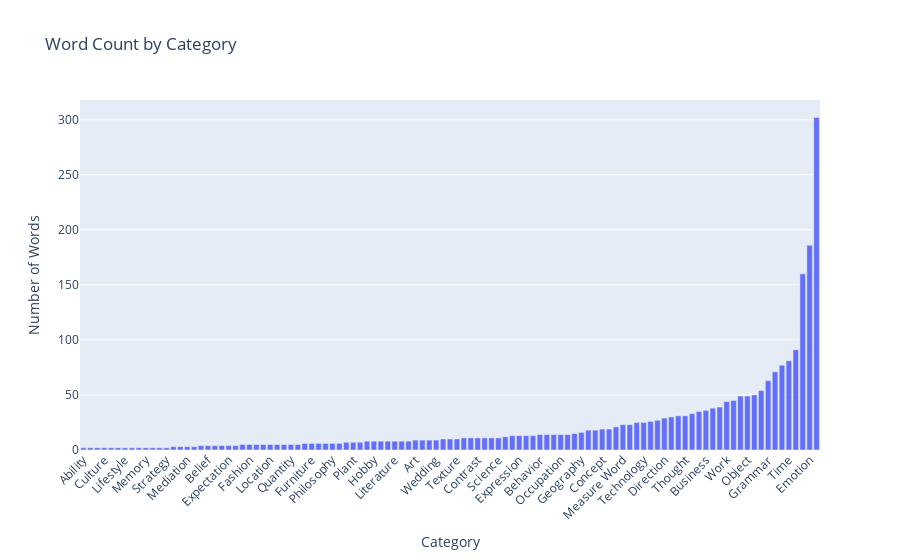

The cell this chart's notebook holds for it:
### Code cell
# Visualize category distribution
category_counts = get_category_counts()
fig = px.bar(category_counts, x='word_category', y='word_count', 
             title='Word Count by Category',
             labels={'word_count': 'Number of Words', 'word_category': 'Category'})
fig.update_layout(xaxis_tickangle=-45)
fig.show()

### Figure 1 — Plotly figure (JSON) as saved in the notebook; plotly's stock layout.template omitted (floating-point values rounded to 4 significant figures)
{"data": [{"alignmentgroup": "True", "hovertemplate": "Category=%{x}<br>Number of Words=%{y}<extra></extra>", "legendgroup": "", "marker": {"color": "#636efa", "pattern": {"shape": ""}}, "name": "", "offsetgroup": "", "orientation": "v", "showlegend": false, "textposition": "auto", "type": "bar", "x": ["Ability", "Agriculture", "Classroom", "Culture", "Hospitality", "Identity", "Lifestyle", "Literary", "Measurement", "Memory", "Permission", "Situation", "Strategy", "Cooperation", "Mathematics", "Mediation", "Preposition", "Appliance", "Belief", "Defense", "Etiquette", "Expectation", "Knowledge", "Architecture", "Fashion", "History", "Language", "Location", "Necessity", "News", "Quantity", "Responsibility", "Event", "Furniture", "Intent", "Perception", "Philosophy", "Relatives", "Military", "Plant", "Sound", "Commitment", "Hobby", "Holidays", "Impact", "Literature", "School", "Separation", "Art", "Frequency", "Progress", "Wedding", "Activity", "Economics", "Texture", "Color", "Commute", "Contrast", "Idiom", "Information", "Science", "Experience", "Change", "Expression", "Music", "Question", "Behavior", "Intensity", "Law", "Occupation", "Utensil", "Entertainment", "Geography", "Clothing", "Education", "Concept", "Sports", "Organization", "Measure Word", "Support", "Place", "Technology", "Animal", "Weather", "Direction", "Produce", "Body", "Thought", "Opinion", "Nature", "Business", "Character", "Travel", "Work", "Health", "Degree", "Object", "Daily Life", "Relationship", "Grammar", "Food", "Communication", "Time", "Description", "General", "Emotion", "Action"], "xaxis": "x", "y": [2, 2, 2, 2, 2, 2, 2, 2, 2, 2, 2, 2, 2, 3, 3, 3, 3, 4, 4, 4, 4, 4, 4, 5, 5, 5, 5, 5, 5, 5, 5, 5, 6, 6, 6, 6, 6, 6, 7, 7, 7, 8, 8, 8, 8, 8, 8, 8, 9, 9, 9, 9, 10, 10, 10, 11, 11, 11, 11, 11, 11, 12, 13, 13, 13, 13, 14, 14, 14, 14, 14, 15, 16, 18, 18, 19, 19, 21, 23, 23, 25, 25, 26, 27, 29, 30, 31, 31, 33, 35, 36, 38, 39, 44, 45, 49, 49, 50, 54, 63, 71, 77, 81, 91, 160, 186, 302], "yaxis": "y"}], "layout": {"barmode": "relative", "legend": {"tracegroupgap": 0}, "title": {"text": "Word Count by Category"}, "xaxis": {"anchor": "y", "domain": [0, 1], "tickangle": -45, "title": {"text": "Category"}}, "yaxis": {"anchor": "x", "domain": [0, 1], "title": {"text": "Number of Words"}}}}
